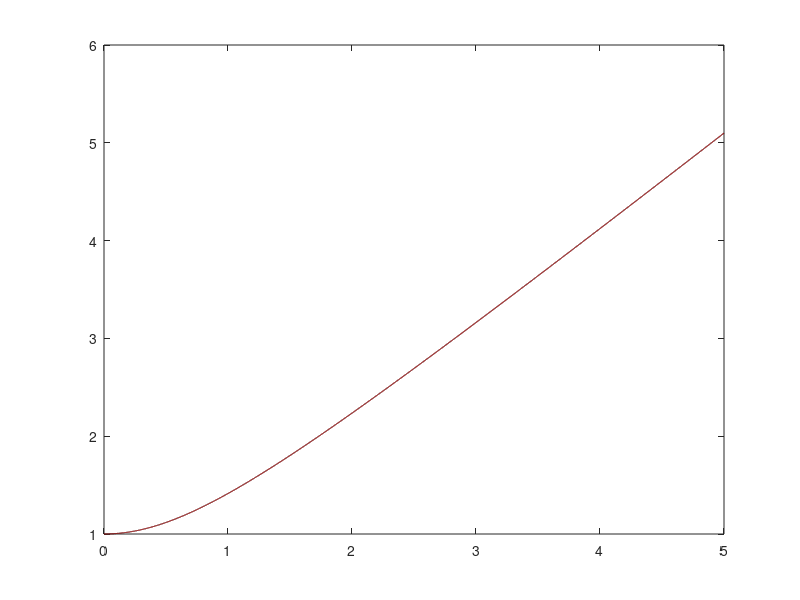

This chart was generated by the following MATLAB code:
function hw75ex10c
% Bradie: Section 7.5, exercise 10(c)
%
% Goal: Demonstrate that the global error associated with the two-step
% Adams-Bashforth method is O(h^2).  
    clc

    a = 0; b = 5;
    x0 = 1;

    ntests = 12;
    err = zeros(ntests, 1);

    for k = 1:ntests
        N = 10*2^(k-1);
        [t, w] = doAB2(a, b, N, x0);

        x = sqrt(t.^2 + 1);

        err(k) = abs(x(N+1) - w(N+1));

        plot(t, x, 'k', t, w, 'r--')
        pause(0.25)
    end
    
    % pretty print results
    fprintf('N\t Error\t\t Error Ratio\n')
    pfmt = '%i\t %.6e\t %.6f\n';
    for k=1:ntests
        if k==1
            fprintf(pfmt, 2^k, err(k), '')
        else
            fprintf(pfmt, 2^k, err(k), err(k-1)/err(k))
        end
    end

end

function rhs = f(t, x)
    rhs = t/x;
end

function [t, w] = doAB2(a, b, N, x0)
    h = (b-a)/N;
    t = a:h:b; t = t(:);
    
    w = zeros(size(t));
    w(1) = x0;
    
    % get next step with Heun Method
    k1 = f(t(1), w(1))*h;
    k2 = f(t(1) + h, w(1) + k1)*h;
    
    dw = (k1 + k2)/2;
    w(2) = w(1) + dw;
    
    % implement the multistep method
    b2 = f(t(1), w(1))*h;
    for i=2:N
        b1 = f(t(i), w(i))*h;
        
        dw = (3*b1 - b2)/2;
        w(i+1) = w(i) + dw;
        
        b2 = b1;
    end
end